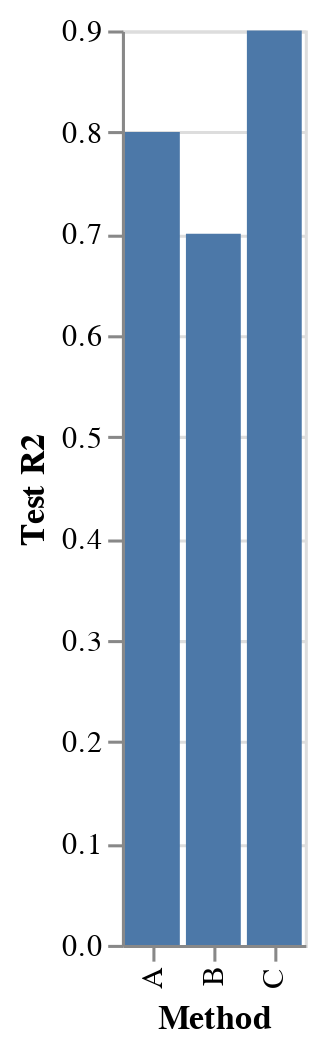

The code cell stored with this chart in its notebook:
### Code cell
# prompt: Using dataframe df_models: suggest a plot

import altair as alt

# Assuming 'Method' is the categorical variable and 'Test R2' is the value to plot
chart = alt.Chart(df_models).mark_bar().encode(
    x='Method',
    y='Test R2'
)
chart

### Figure 1 — Vega-Lite specification as saved in the notebook (floating-point values rounded to 4 significant figures)
{"config": {"view": {"continuousWidth": 400, "continuousHeight": 300}}, "data": {"name": "data-70645736f60a9ec678643c18f53865cf"}, "mark": "bar", "encoding": {"x": {"field": "Method", "type": "nominal"}, "y": {"field": "Test R2", "type": "quantitative"}}, "$schema": "https://vega.github.io/schema/vega-lite/v4.17.0.json", "datasets": {"data-70645736f60a9ec678643c18f53865cf": [{"Method": "A", "Test R2": 0.8}, {"Method": "B", "Test R2": 0.7}, {"Method": "C", "Test R2": 0.9}]}}
